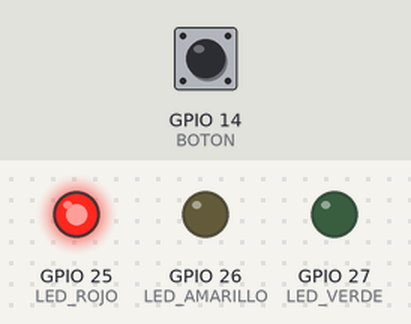
A program run on a simulated ESP32. On the bench: output pins drawn as LEDs (lit = HIGH). The inputs (shaded band) are chosen by the test bench; at power-on: GPIO 14 (BOTON) HIGH.

Above: at 1.5 s.
At 4.5 s:
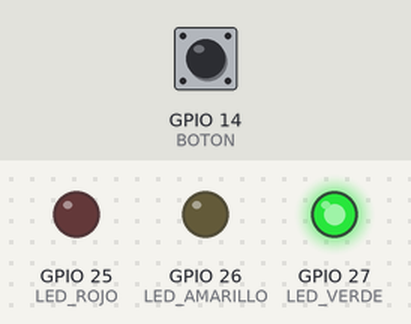
At 6.5 s:
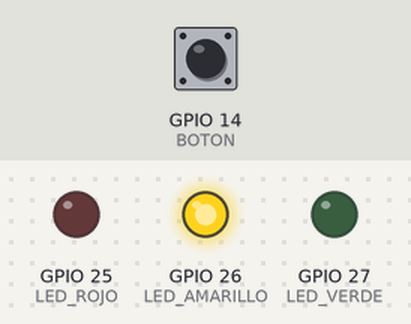
Timing chart, 0 to 9.1 s (numbered marks = the images above):
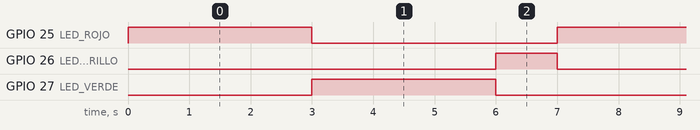

The program:

main.cpp
```cpp
#include <Arduino.h>

/*
   ============================================
   1. Definición de pines
   ============================================
   Aquí asignamos un pin para cada LED del semáforo
   y un pin para el botón.
*/
const int LED_ROJO = 25;
const int LED_AMARILLO = 26;
const int LED_VERDE = 27;
const int BOTON = 14;

/*
   ============================================
   2. Variable de interrupción
   ============================================
   Esta variable será modificada dentro de la ISR
   (rutina de interrupción), por eso debe ser volatile.

   volatile le dice al compilador que esta variable
   puede cambiar "de repente" fuera del flujo normal
   del programa.
*/
volatile bool reiniciarSemaforo = false;

/*
   ============================================
   3. Rutina de interrupción (ISR)
   ============================================
   Esta función se ejecuta automáticamente cuando
   ocurre el evento del botón.

   IRAM_ATTR se usa en ESP32 para indicar que la ISR
   debe colocarse en memoria rápida apropiada.
*/
void IRAM_ATTR botonPresionado() {
  reiniciarSemaforo = true;
}

/*
   ============================================
   4. Función para apagar todos los LEDs
   ============================================
   Es útil para evitar repetir código.
*/
void apagarLeds() {
  digitalWrite(LED_ROJO, LOW);
  digitalWrite(LED_AMARILLO, LOW);
  digitalWrite(LED_VERDE, LOW);
}

/*
   ============================================
   5. Función para encender solo un LED
   ============================================
   Recibe el pin del LED que queremos encender.
*/
void encenderSolo(int led) {
  apagarLeds();
  digitalWrite(led, HIGH);
}

/*
   ============================================
   6. Función de espera interrumpible
   ============================================
   En vez de usar delay(tiempo), esperamos poco a poco
   para poder revisar si el botón fue presionado.

   Si durante la espera se activa la interrupción,
   salimos inmediatamente.
*/
bool esperarConRevision(int tiempo_ms) {
  int paso = 10;  // revisamos cada 10 ms

  for (int t = 0; t < tiempo_ms; t += paso) {
    if (reiniciarSemaforo) {
      return true;  // indicar que se pidió reinicio
    }
    delay(paso);
  }

  return false; // no hubo reinicio durante la espera
}

void setup() {
  /*
     ============================================
     7. Configuración de pines
     ============================================
  */
  pinMode(LED_ROJO, OUTPUT);
  pinMode(LED_AMARILLO, OUTPUT);
  pinMode(LED_VERDE, OUTPUT);

  /*
     INPUT_PULLUP:
     el botón estará normalmente en HIGH y al presionarlo
     pasará a LOW si está conectado a GND.
  */
  pinMode(BOTON, INPUT_PULLUP);

  /*
     ============================================
     8. Asociar la interrupción al botón
     ============================================
     attachInterrupt(pin, funcionISR, modo)

     FALLING significa que la interrupción ocurre cuando
     la señal pasa de HIGH a LOW, típico con INPUT_PULLUP
     al presionar un botón conectado a tierra.
  */
  attachInterrupt(digitalPinToInterrupt(BOTON), botonPresionado, FALLING);

  apagarLeds();
}

void loop() {
  /*
     ============================================
     9. Inicio de secuencia del semáforo
     ============================================
     Si se presionó el botón en cualquier momento,
     la variable reiniciarSemaforo será true.
     Entonces se reinicia la secuencia desde rojo.
  */

  // Antes de empezar una vuelta normal, limpiamos el pedido
  reiniciarSemaforo = false;

  /*
     ROJO
  */
  encenderSolo(LED_ROJO);
  if (esperarConRevision(3000)) {
    return; // volver al inicio del loop y empezar desde rojo
  }

  /*
     VERDE
  */
  encenderSolo(LED_VERDE);
  if (esperarConRevision(3000)) {
    return;
  }

  /*
     AMARILLO
  */
  encenderSolo(LED_AMARILLO);
  if (esperarConRevision(1000)) {
    return;
  }
}
```

Measured:
- by itself, GPIO 25 (LED_ROJO), GPIO 27 (LED_VERDE): alternates HIGH for 3.0 s and LOW for 4.0 s
- by itself, GPIO 26 (LED_AMARILLO): alternates HIGH for 1.0 s and LOW for 6.0 s
- by itself, everything shown: repeats every 7.0 s, in 3 steps
